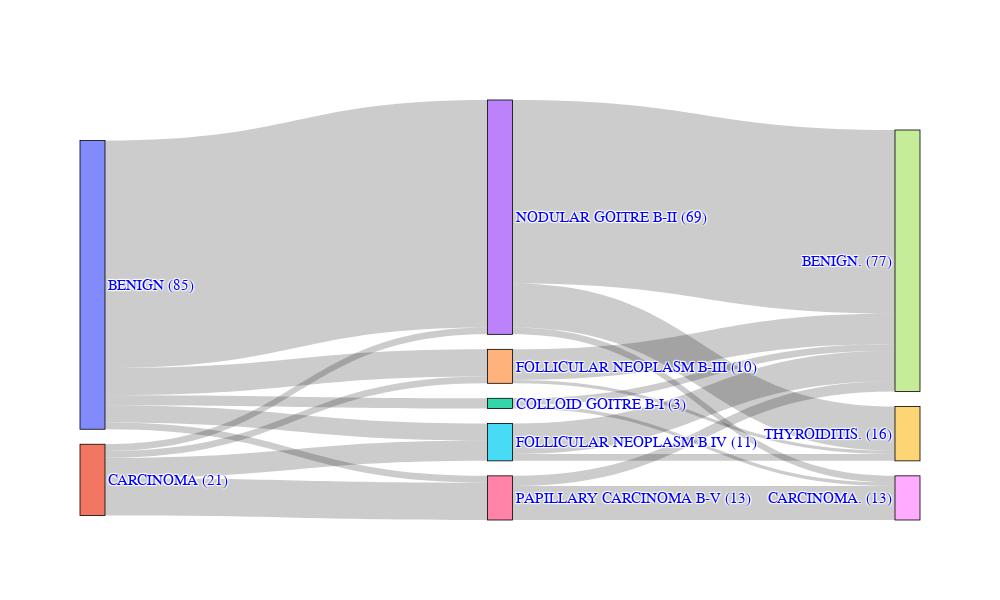

Here is the notebook cell this chart was saved with:
### Code cell
import matplotlib.pyplot as plt

#Sankey Diagram Code
plt.rcParams["figure.figsize"] = (20, 15)

fig = go.Figure(data=[go.Sankey(
    node = dict(
      pad = 15,
      thickness = 25,
      line = dict(color = "black", width = 0.8),
      label = list_label
    ),
    link = dict(
      source = links_dict["source"],
      target = links_dict["target"],
      value = links_dict["value"],
      #hovertemplate='%{source} -> %{target}: %{value}<extra></extra>'
  
  ))])

#fig.update_traces(line=dict(color="orange"))
#fig.update_layout(title_text="Diagnosis results at various stages with no. of patients ", font_size=15, font=dict(family="Arial", size=15, color='blue'), width=1000, height=600, title_x=0.5)
fig.update_layout(title_text="", font_size=15, font=dict(family="Arial", size=15, color='blue'), width=1000, height=600, title_x=0.5)
fig.show()

fig.write_image("fig1.png")
#On hovering mouse over the diagram more details are visible

### Figure 1 — Plotly figure (JSON) as saved in the notebook; plotly's stock layout.template omitted (floating-point values rounded to 4 significant figures)
{"data": [{"link": {"source": [0, 0, 0, 0, 0, 1, 1, 1, 1, 2, 2, 3, 3, 3, 4, 4, 5, 5, 6, 6], "target": [2, 3, 4, 5, 6, 3, 4, 5, 6, 7, 8, 7, 8, 9, 7, 9, 7, 9, 7, 8], "value": [3, 67, 8, 5, 2, 2, 2, 6, 11, 2, 1, 54, 2, 13, 9, 1, 9, 2, 3, 10]}, "node": {"label": ["BENIGN (85)", "CARCINOMA (21)", "COLLOID GOITRE B-I (3)", "NODULAR GOITRE B-II (69)", "FOLLICULAR NEOPLASM B-III (10)", "FOLLICULAR NEOPLASM B IV (11)", "PAPILLARY CARCINOMA B-V (13)", "BENIGN. (77)", "CARCINOMA. (13)", "THYROIDITIS. (16)"], "line": {"color": "black", "width": 0.8}, "pad": 15, "thickness": 25}, "type": "sankey"}], "layout": {"font": {"color": "blue", "family": "Arial", "size": 15}, "height": 600, "title": {"text": "", "x": 0.5}, "width": 1000}}
